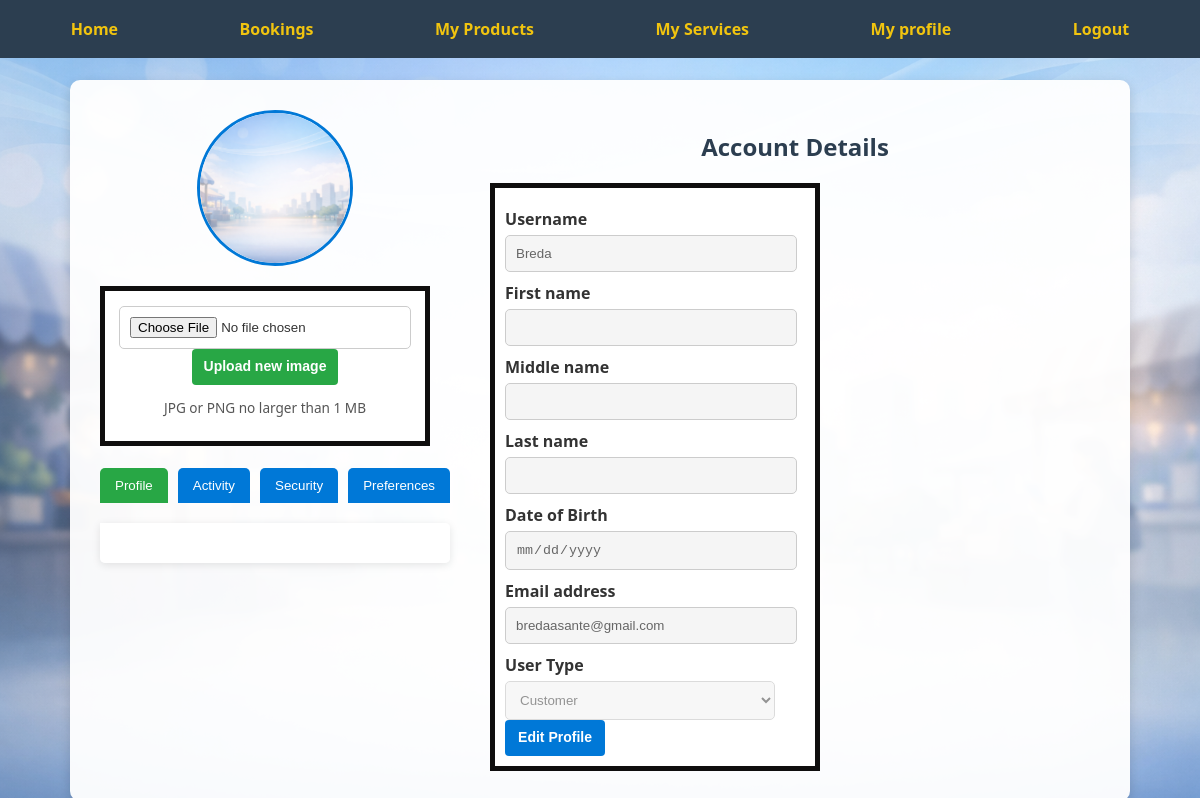
The app's page /profile (signed in) with its own data.
### app.py (models this page shows)
class User(db.Model):
    id = db.Column(db.Integer, primary_key=True)
    username = db.Column(db.String(100), nullable=False, unique=True)
    email = db.Column(db.String(120), nullable=False, unique=True)
    password = db.Column(db.String(200), nullable=False)
    usertype = db.Column(db.String(20), nullable=False)
    image_filename = db.Column(db.String(200), nullable=True)

### app.py (the view, shortened to what this page needs)
@app.route("/profile", methods=["GET", "POST"])
def profile():
    if "username" not in session:
        return redirect(url_for("login"))
    user = User.query.filter_by(username=session["username"]).first()
    return render_template(
        "profile.html", user=user,
        bookings=Booking.query.all(),
        products=Product.query.filter_by(vendor_name=user.username).all(),
        services=Service.query.filter_by(vendor_name=user.username).all()
    )

### templates/profile.html (shortened to what this page needs)
<!DOCTYPE html>
<html>
<head>
    <link rel="stylesheet" href="{{ url_for('static', filename='styling.css') }}">
</head>
<body class="goods">
    <div class="vendor-navbar">
        <a href="{{ url_for('vendor_homepage') }}"> Home</a>
        <a href="{{ url_for('vendor_bookings') }}"> Bookings</a>
        <a href="{{ url_for('vendor_add_product') }}">My Products</a>
        <a href="{{ url_for('vendor_add_service') }}">My Services</a>
        <a href="{{ url_for('profile') }}"> My profile</a>
        <a href="{{ url_for('logout') }}"> Logout</a>
    </div><br>
<div class="profile-container">
    <div class="profile-picture">
        {% if user.image_filename %}
            <img src="{{ url_for('static', filename='uploads/' ~ user.image_filename) }}" alt="Profile Picture">
        {% else %}
            <img src="{{ url_for('static', filename='default-avatar.png') }}" alt="Profile Picture">
        {% endif %}
        <form method="POST" action="{{ url_for('upload_profile_picture') }}" enctype="multipart/form-data">
            <input type="file" name="profile_image" accept="image/*">
            <button type="submit" class="btn-edit">Upload new image</button>
            <p class="note">JPG or PNG no larger than 1 MB</p>
        </form><br>
        <div class="tabs">
            <button class="tab-link active" onclick="openTab(event, 'profileTab')">Profile</button>
            <button class="tab-link" onclick="openTab(event, 'activityTab')">Activity</button>
            <button class="tab-link" onclick="openTab(event, 'securityTab')">Security</button>
            <button class="tab-link" onclick="openTab(event, 'preferencesTab')">Preferences</button>
            </div>
            <div id="profileTab" class="tab-content active">
            </div>
    </div>
    <div class="account-details">
        <h2>Account Details</h2>
        <form method="POST" action="{{ url_for('profile') }}">
            <label>Username</label>
            <input type="text" name="username" value="{{ user.username }}" readonly>
            <label>First name</label>
            <input type="text" name="fname" value="{{ user.fname or '' }}" readonly>
            <label>Middle name</label>
            <input type="text" name="mnane" value="{{ user.mnane or '' }}" readonly>
            <label>Last name</label>
            <input type="text" name="lname" value="{{ user.lname or '' }}" readonly>
            <label>Date of Birth</label>
            <input type="date" name="dob" value="{{ user.dob or '' }}" readonly>
            <label>Email address</label>
            <input type="email" name="email" value="{{ user.email }}" readonly>
            <label>User Type</label>
            <select name="usertype" disabled>
                <option value="Customer" {% if user.usertype == 'Customer' %}selected{% endif %}>Customer</option>
            </select>
            <button type="button" id="editBtn" class="btn-edit" onclick="enableEditing()">Edit Profile</button>
        </form>
    </div>
</div>
</body>
</html>

### static/styling.css (style rules this page uses)
form { width: 300px; padding: 10px; border: 5px solid #0f0e0e; background: #fff; }
body.goods { margin: 0; font-family: 'Segoe UI', Arial, sans-serif; color: #333; background: url('homepagebg.png') no-repeat center center/cover; }
button { background: #ff7b00; color: #fff; border: none; padding: 10px 15px; border-radius: 5px; cursor: pointer; }
h2 { text-align: center; color: #333; }
label { display: block; margin-top: 15px; font-weight: bold; }
input, select { width: 90%; padding: 10px; margin-top: 5px; border: 1px solid #ccc; border-radius: 5px; }
.vendor-navbar { background-color: #2c3e50; padding: 10px; display: flex; justify-content: space-around; align-items: center; }
.vendor-navbar a { color: #f1c40f; text-decoration: none; font-weight: bold; padding: 8px 12px; transition: 0.3s; }
.profile-container { display: flex; gap: 40px; max-width: 1000px; margin: auto; background: rgba(255, 255, 255, 0.95); padding: 30px; border-radius: 10px; box-shadow: 0 4px 12px rgba(0,0,0,0.15); transition: transform 0.2s ease, box-shadow 0.2s ease; }
.profile-picture { flex: 1; text-align: center; }
.profile-picture img { width: 150px; height: 150px; border-radius: 50%; margin-bottom: 15px; object-fit: cover; border: 3px solid #0078D7; }
.profile-picture .note { font-size: 0.85rem; color: #555; }
.account-details { flex: 2; }
.account-details h2 { margin-bottom: 20px; color: #2c3e50; }
.account-details label { display: block; margin-top: 10px; font-weight: bold; color: #333; }
.account-details input[readonly], .account-details select[disabled] { background-color: #f5f5f5; color: #666; cursor: not-allowed; }
#editBtn { background-color: #0078D7; }
.tabs { display: flex; gap: 10px; margin-bottom: 20px; }
.tab-link { background: #0078D7; color: white; border: none; padding: 10px 15px; border-radius: 5px 5px 0 0; cursor: pointer; transition: background 0.3s ease; }
.tab-link.active { background: #28a745; }
.tab-content { display: none; padding: 20px; background: rgba(255, 255, 255, 0.95); border-radius: 0 5px 5px 5px; box-shadow: 0 2px 8px rgba(0,0,0,0.1); }
.tab-content.active { display: block; }
body.goods .btn-edit, body.goods .btn-delete { display: inline-block; min-width: 100px; text-align: center; font-size: 14px; font-weight: 600; padding: 8px 12px; border-radius: 4px; cursor: pointer; transition: background-color 0.3s ease; line-height: 1.4; box-sizing: border-box; }
body.goods .btn-edit { background-color: #28a745; color: #fff; text-decoration: none; border: none; }

### records on screen
User: image_filename (picture), username "Breda", email "bredaasante@gmail.com", usertype "Customer"
